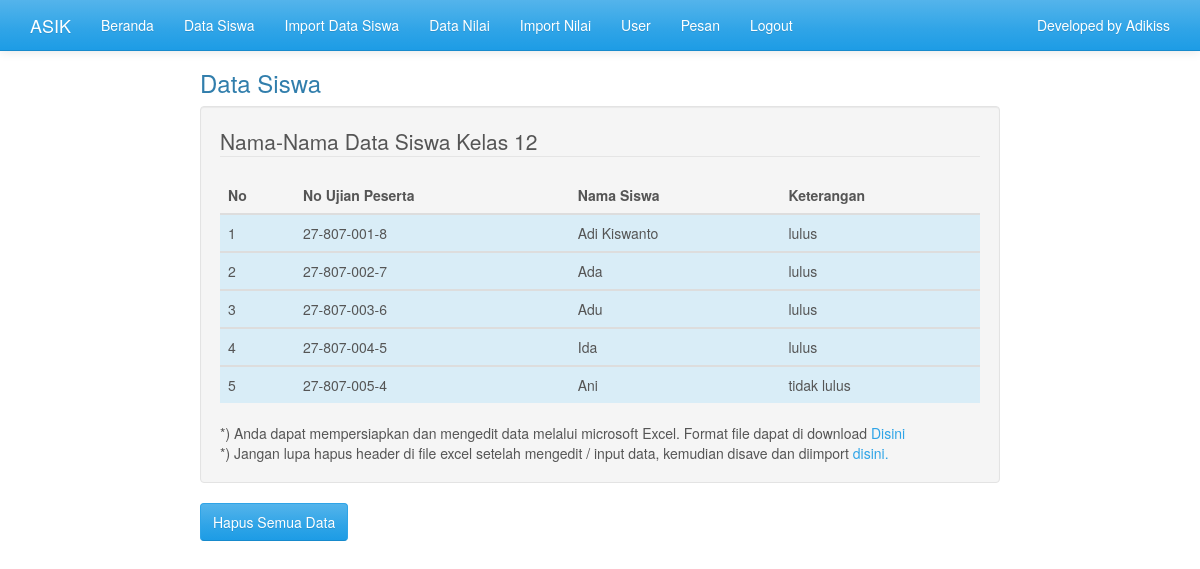
Screenshot of /admin/index.php?page=data-siswa (signed in) with the database file from the repository.
### tables this page shows
CREATE TABLE IF NOT EXISTS `tbl_siswa` (
  `no` int(10) NOT NULL AUTO_INCREMENT,
  `noujian` varchar(200) NOT NULL,
  `name` varchar(200) NOT NULL,
  `tgllhr` varchar(200) NOT NULL,
  `addresse` varchar(200) NOT NULL,
  `sekolah` varchar(200) NOT NULL,
  `jurusan` varchar(200) NOT NULL,
  `ket` varchar(200) NOT NULL,
  PRIMARY KEY (`no`),
  KEY `no` (`no`)
);

### admin/data-siswa.php (the view, shortened to what this page needs)
<h3>Data Siswa</h3>
<div class="well">
<fieldset>
<legend>Nama-Nama Data Siswa Kelas 12</legend>
<table class="table table-striped table-hover">
<thead>
<th>No</th>
<th>No Ujian Peserta</th>
<th>Nama Siswa</th>
<th>Keterangan</th>
</tr>
<?php
$q = mysql_query("select * from tbl_siswa");
$n = 1;
while($r = mysql_fetch_array($q))
{
	echo '<tbody><tr class="info"><td>'.$n.'</td><td>'.$r["noujian"].'</td><td>'.$r["name"].'</td><td>'.$r["ket"].'</td></tr></tbody>';
	$n++;
}
?>
</table>
*) Anda dapat mempersiapkan dan mengedit data melalui microsoft Excel. Format file dapat di download <a href="contoh-data.xls">Disini</a><br />
*) Jangan lupa hapus header di file excel setelah mengedit / input data, kemudian disave dan diimport <a href="index.php?page=import">disini.</a>
<a href="index.php?page=hapus" class="btn btn-primary">Hapus Semua Data</a>

### rows the page displays
tbl_siswa: noujian "27-807-001-8", name "Adi Kiswanto", ket "lulus"
tbl_siswa: noujian "27-807-002-7", name "Ada", ket "lulus"
tbl_siswa: noujian "27-807-003-6", name "Adu", ket "lulus"
tbl_siswa: noujian "27-807-004-5", name "Ida", ket "lulus"
tbl_siswa: noujian "27-807-005-4", name "Ani", ket "tidak lulus"
